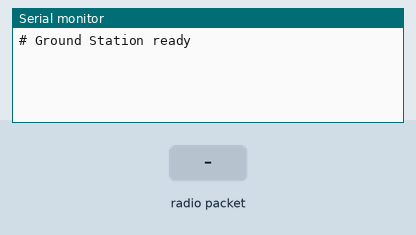
Simulated run of this sketch. Board: ESP32. Shown: the last lines printed to the serial monitor. The inputs (shaded band) are chosen by the test bench. No radio packets arrive unless stated.

Above: at 1.2 s.
1.3 s: radio packet "1" arrives
At 1.9 s:
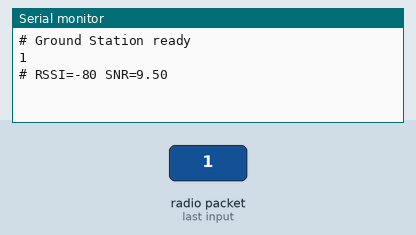
2.8 s: radio packet "0" arrives
At 4.0 s:
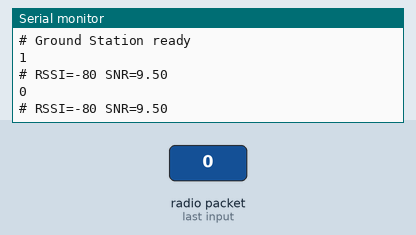
4.3 s: radio packet "2" arrives
At 5.4 s:
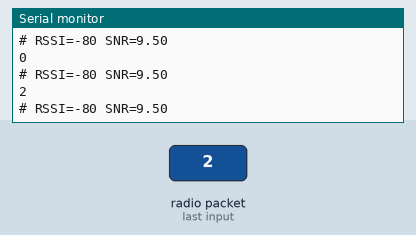

The sketch:

ground_station.ino
```cpp
// CANSAT Duck2Dragon — Ground Station
// Target: TTGO SX1276 LoRa32 (ESP32)
// Function: Receive LoRa CSV from CanSat, forward to PC over USB Serial.

#include <SPI.h>
#include <LoRa.h>

#define LORA_SCK   5
#define LORA_MISO  19
#define LORA_MOSI  27
#define LORA_SS    18
#define LORA_RST   23     // Ground station uses 23 (per reference)
#define LORA_DIO0  26

#define BAND       922250000
#define LORA_BW    125E3
#define LORA_SF    8

void setup()
{
  Serial.begin(115200);
  while (!Serial);

  SPI.begin(LORA_SCK, LORA_MISO, LORA_MOSI, LORA_SS);
  LoRa.setPins(LORA_SS, LORA_RST, LORA_DIO0);

  if (!LoRa.begin(BAND))
  {
    Serial.println("# LoRa init FAIL");
    while (1);
  }
  LoRa.setSignalBandwidth(LORA_BW);
  LoRa.setSpreadingFactor(LORA_SF);

  Serial.println("# Ground Station ready");
  LoRa.receive();
}

void loop()
{
  int packetSize = LoRa.parsePacket();
  if (packetSize > 0)
  {
    // Print raw CSV line as received
    while (LoRa.available())
    {
      Serial.write((char)LoRa.read());
    }
    Serial.println();  // Add newline after CSV
    // Append RSSI/SNR as a comment line so Python logger sees it
    // but the CSV line above stays parseable as 23 fields.
    Serial.print("# RSSI=");
    Serial.print(LoRa.packetRssi());
    Serial.print(" SNR=");
    Serial.println(LoRa.packetSnr(), 2);
    Serial.flush();

    LoRa.receive();
  }
}
```

Measured:
- after the input at 1.3 s, the serial monitor: prints a new line at once (image 1)
- after the input at 2.8 s, the serial monitor: prints a new line at once (image 2)
- after the input at 4.3 s, the serial monitor: prints a new line at once (image 3)
